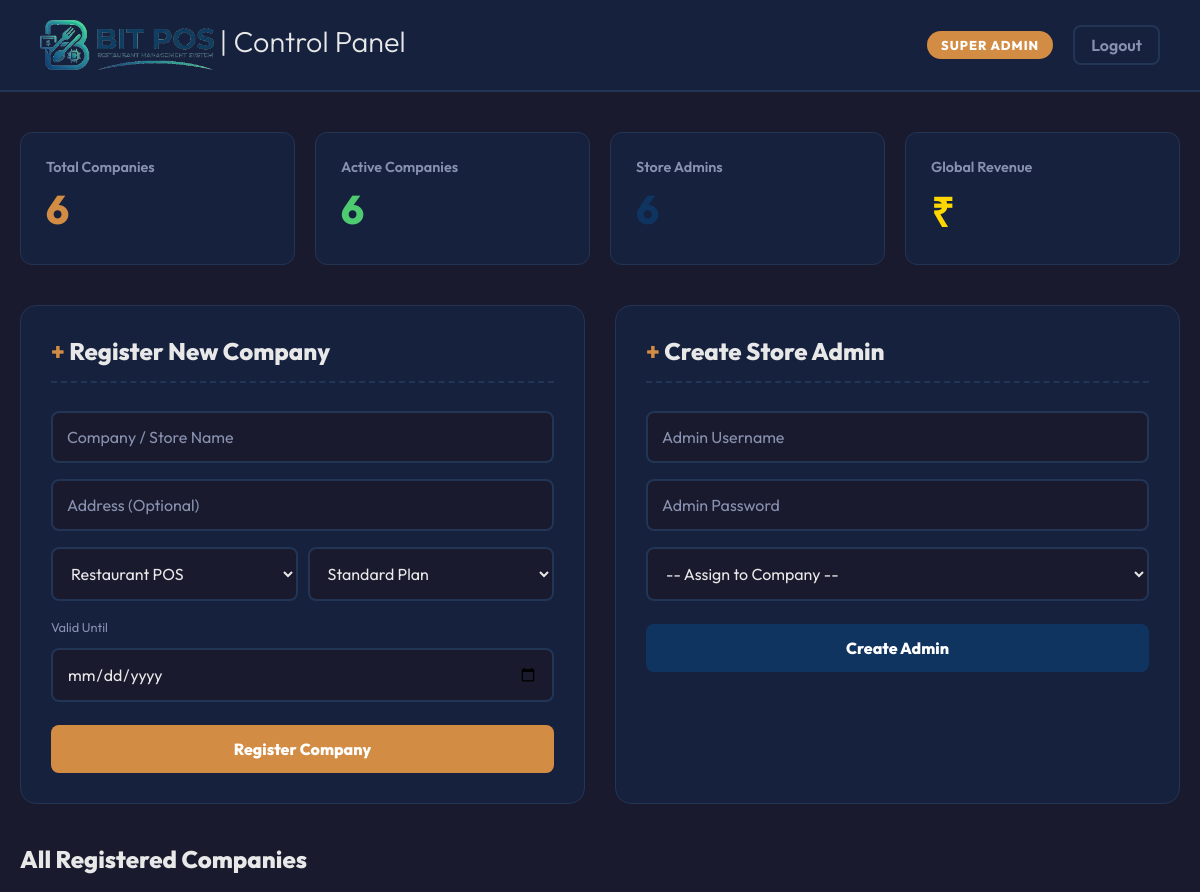
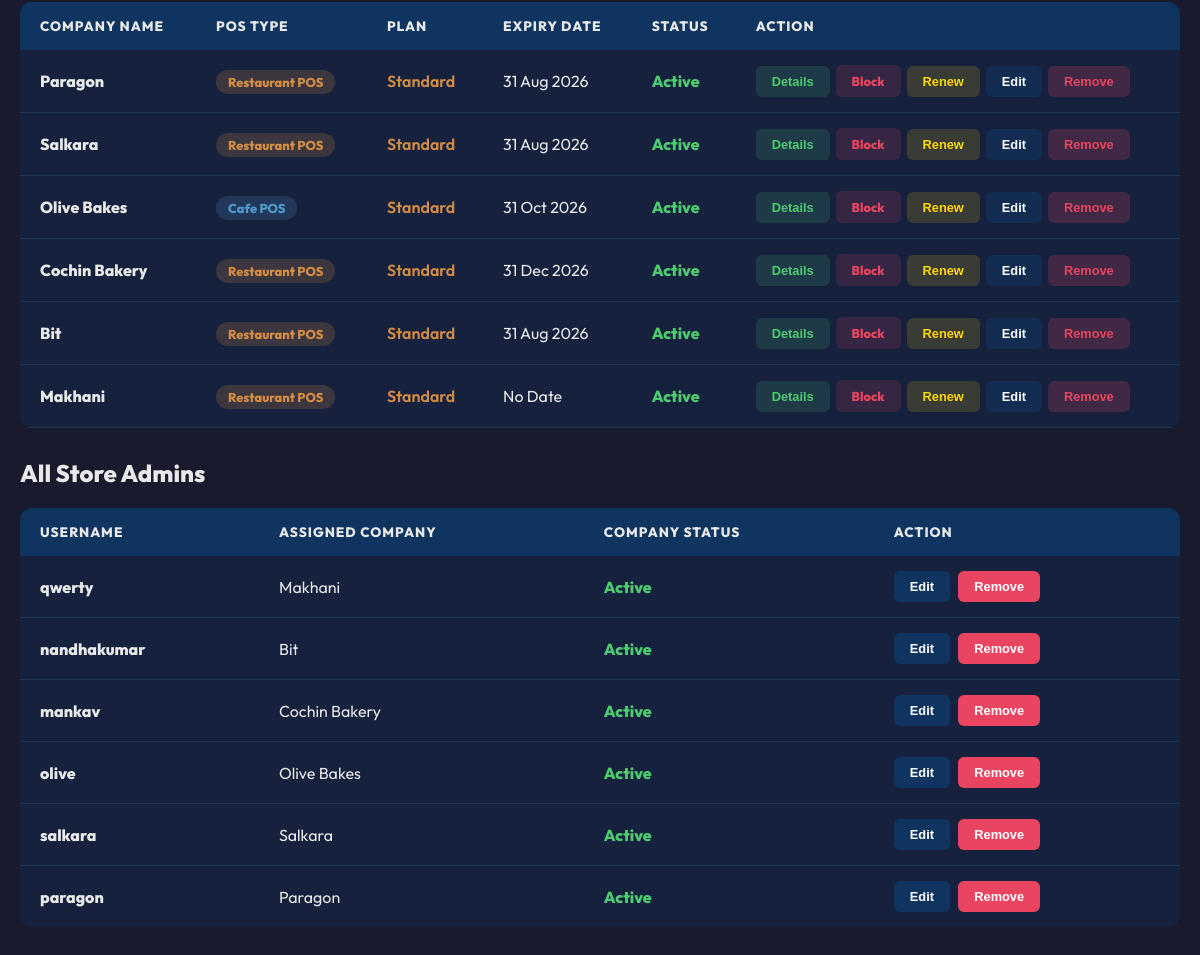
Screenshot of /super-admin/ (signed in) with the database file from the repository (2 pictures, top to bottom).
### core/models.py (models this page shows, shortened)
class Company(models.Model):
    plan_name = models.CharField(max_length=50, default='Standard')
    valid_until = models.DateField(null=True, blank=True)
    name = models.CharField(max_length=200)
    address = models.TextField(blank=True)
    is_active = models.BooleanField(default=True)
    POS_CHOICES = (('restaurant', 'Restaurant POS'), ('cafe', 'Cafe POS'))
    pos_type = models.CharField(max_length=20, choices=POS_CHOICES, default='restaurant')
    created_at = models.DateTimeField(auto_now_add=True)

class UserProfile(models.Model):
    user = models.OneToOneField(User, on_delete=models.CASCADE, related_name='profile')
    company = models.ForeignKey(Company, on_delete=models.CASCADE, null=True, blank=True)
    ROLE_CHOICES = (
        ('admin', 'Store Admin'),
        ('cashier_restaurant', 'Restaurant Cashier'),
        ('cashier_cafe', 'Cafe Cashier'),
    )
    role = models.CharField(max_length=30, choices=ROLE_CHOICES, default='cashier_restaurant')

### core/views.py (the view)
# urls.py: path('super-admin/', views.super_admin_dashboard, name='super_admin_dashboard'),
@login_required(login_url='login_view')
def super_admin_dashboard(request):
    if not request.user.is_superuser:
        return HttpResponseForbidden("Access Denied: Super Admin only.")
    companies = Company.objects.all().order_by('-created_at')
    today = date.today()
    for company in companies:
        if company.valid_until and company.valid_until < today and company.is_active:
            company.is_active = False
            company.save()
    admins = UserProfile.objects.filter(role='admin').select_related('user', 'company')
    active_count = companies.filter(is_active=True).count()
    return render(request, 'core/super_admin.html', {
        'companies': companies,
        'admins': admins,
        'active_count': active_count,
    })

### core/templates/core/super_admin.html (shortened to what this page needs)
<!DOCTYPE html>
<html lang="en">
<head>
</head>
<body>
    <header>
        <div class="logo"><img src="/static/core/images/logo.png" alt="BITPOS" style="height: 50px; vertical-align: middle;"> <span>| Control Panel</span></div>
        <div class="header-right">
            <div class="badge">SUPER ADMIN</div>
            <a href="/logout/" onclick="return confirm('Are you sure you want to logout?');" class="logout-btn">Logout</a>
        </div>
    </header>
    <div class="container">
        <div class="stats-row" style="grid-template-columns: repeat(4, 1fr);">
            <div class="stat-card">
                <div class="stat-label">Total Companies</div>
                <div class="stat-value">{{ companies|length }}</div>
            </div>
            <div class="stat-card">
                <div class="stat-label">Active Companies</div>
                <div class="stat-value" style="color: var(--success)">{{ active_count }}</div>
            </div>
            <div class="stat-card">
                <div class="stat-label">Store Admins</div>
                <div class="stat-value" style="color: var(--accent)">{{ admins|length }}</div>
            </div>
            <div class="stat-card">
                <div class="stat-label">Global Revenue</div>
                <div class="stat-value" style="color: #FFD700">&#8377;{{ global_revenue }}</div>
            </div>
        </div>
        <div class="grid-2">
            <div class="card">
                <h2><span class="icon">+</span> Register New Company</h2>
                <form method="POST" action="/super-admin/create-company/" id="registerCompanyForm">
                    <input type="text" id="company-name-input" name="name" placeholder="Company / Store Name" required autocomplete="off" oninput="checkDuplicateCompany(this)">
                    <input type="text" name="address" placeholder="Address (Optional)">
                    <div style="display: flex; gap: 10px;">
                        <select name="pos_type" style="flex: 1;">
                            <option value="restaurant">Restaurant POS</option>
                        </select>
                        <select name="plan_name" style="flex: 1;">
                            <option value="Standard" selected>Standard Plan</option>
                        </select>
                    </div>
                    <div style="margin-top: 10px;">
                        <label style="font-size: 0.8rem; color: var(--muted); display: block; margin-bottom: 5px;">Valid Until</label>
                        <input type="date" name="valid_until" min="{% now 'Y-m-d' %}" required>
                    </div>
                    <button type="submit" id="register-company-btn" class="btn btn-primary">Register Company</button>
                </form>
            </div>
            <div class="card">
                <h2><span class="icon">+</span> Create Store Admin</h2>
                <form method="POST" action="{% url 'super_admin_create_admin' %}">
                    <input type="text" name="username" placeholder="Admin Username" required>
                    <input type="password" name="password" placeholder="Admin Password" required>
                    <select name="company" required>
                        <option value="">-- Assign to Company --</option>
                    </select>
                    <button type="submit" class="btn btn-accent">Create Admin</button>
                </form>
            </div>
        </div>
        <div class="list-section">
            <h2>All Registered Companies</h2>
            <table>
                <tr>
                    <th>Company Name</th>
                    <th>POS Type</th>
                    <th>Plan</th>
                    <th>Expiry Date</th>
                    <th>Status</th>
                    <th>Action</th>
                </tr>
                {% for comp in companies %}
                <tr>
                    <td style="font-weight: 800">{{ comp.name }}</td>
                    <td>
                        <span class="type-badge {% if comp.pos_type == 'restaurant' %}type-restaurant{% else %}type-cafe{% endif %}">
                            {{ comp.get_pos_type_display }}
                        </span>
                    </td>
                    <td style="font-weight: 600; color: var(--primary)">{{ comp.plan_name }}</td>
                    <td style="color: var(--text)">{{ comp.valid_until|date:"d M Y"|default:"No Date" }}</td>
                    <td>
                        {% if comp.is_active %}
                        <span class="status-active">Active</span>
                        {% else %}
                        <span class="status-blocked">Blocked</span>
                        {% endif %}
                    </td>
                    <td>
                        <div style="display: flex; gap: 6px; align-items: center; flex-wrap: wrap;">
                            <button
                                onclick="viewCompanyDetails(this)"
                                data-name="{{ comp.name|escapejs }}"
                                data-address="{{ comp.address|escapejs }}"
                                data-pos="{{ comp.get_pos_type_display }}"
                                data-plan="{{ comp.plan_name }}"
                                data-valid="{{ comp.valid_until|date:'d M Y'|default:'No Date' }}"
                                data-status="{% if comp.is_active %}Active{% else %}Blocked{% endif %}"
                                data-created="{{ comp.created_at|date:'d M Y' }}"
                                class="toggle-btn" style="background: rgba(78,203,113,0.15); color:#4ECB71;">Details</button>
                            <a href="/super-admin/toggle-company/{{ comp.id }}/" class="toggle-btn {% if comp.is_active %}toggle-block{% else %}toggle-unblock{% endif %}" onclick="return confirm('Change status for this company?');">
                                {% if comp.is_active %}Block{% else %}Unblock{% endif %}
                            </a>
                            <button onclick="toggleRenew('{{ comp.id }}')" class="toggle-btn" style="background:rgba(255,215,0,0.15); color:#FFD700;">Renew</button>
                            <button onclick="openEditCompanyModal('{{ comp.id }}', '{{ comp.name|escapejs }}', '{{ comp.address|escapejs }}', '{{ comp.pos_type }}', '{{ comp.plan_name }}', '{{ comp.valid_until|date:'Y-m-d'|default:'' }}')" class="toggle-btn" style="background:rgba(15,52,96,0.6); color:white;">Edit</button>
                            <form method="POST" action="{% url 'super_admin_delete_company' comp.id %}" style="display:inline;" onsubmit="return confirm('Are you sure you want to permanently remove this company and ALL its data?');">
                                <button type="submit" class="toggle-btn" style="background:rgba(233,69,96,0.2); color:var(--danger);">Remove</button>
                            </form>
                        </div>
                    </td>
                </tr>
                {% empty %}
                <tr><td colspan="5" style="text-align:center; color: var(--muted); padding: 30px;">No companies registered yet</td></tr>
                {% endfor %}
            </table>
        </div>
        <div class="list-section" style="margin-top: 30px;">
            <h2>All Store Admins</h2>
            <table>
                <tr>
                    <th>Username</th>
                    <th>Assigned Company</th>
                    <th>Company Status</th>
                    <th>Action</th>
                </tr>
                {% for profile in admins %}
                <tr>
                    <td style="font-weight: 800">{{ profile.user.username }}</td>
                    <td>{{ profile.company.name|default:"Unassigned" }}</td>
                    <td>
                        {% if profile.company.is_active %}
                        <span class="status-active">Active</span>
                        {% else %}
                        <span class="status-blocked">Blocked</span>
                        {% endif %}
                    </td>
                    <td>
                        <button onclick="openEditAdminModal('{{ profile.user.id }}', '{{ profile.user.username }}', '{{ profile.company.id }}')" class="toggle-btn" style="background:var(--accent); color:white; margin-right:5px;">Edit</button>
                        <form method="POST" action="{% url 'super_admin_create_admin' %}" style="display:inline;" onsubmit="return confirm('Are you sure you want to remove this admin?');">
                            <button type="submit" class="toggle-btn" style="background:var(--danger); color:white;">Remove</button>
                        </form>
                    </td>
                </tr>
                {% empty %}
                <tr><td colspan="4" style="text-align:center; color: var(--muted); padding: 30px;">No store admins created yet</td></tr>
                {% endfor %}
            </table>
        </div>
    </div>
</body>
</html>

### core/templates/core/super_admin.html (style rules this page uses)
:root { --bg: #1A1A2E; --card: #16213E; --primary: #D38C44; --accent: #0F3460; --text: #E8E8E8; --muted: #8892B0; --success: #4ECB71; --danger: #E94560; --border: #233554; }
* { margin: 0; padding: 0; box-sizing: border-box; }
body { font-family: 'Outfit', sans-serif; background: var(--bg); color: var(--text); min-height: 100vh; }
header { background: var(--card); padding: 20px 40px; display: flex; justify-content: space-between; align-items: center; border-bottom: 2px solid var(--border); }
.logo { font-size: 1.8rem; font-weight: 800; color: var(--primary); }
.logo span { color: var(--text); font-weight: 300; }
.header-right { display: flex; align-items: center; gap: 20px; }
.badge { background: var(--primary); color: white; padding: 6px 14px; border-radius: 20px; font-weight: 800; font-size: 0.8rem; letter-spacing: 1px; }
.logout-btn { color: var(--muted); text-decoration: none; font-weight: 600; padding: 8px 16px; border: 2px solid var(--border); border-radius: 8px; transition: 0.2s; }
.container { max-width: 1200px; margin: 40px auto; padding: 0 20px; }
.stats-row { display: grid; grid-template-columns: repeat(3, 1fr); gap: 20px; margin-bottom: 40px; }
.stat-card { background: var(--card); border-radius: 12px; padding: 25px; border: 1px solid var(--border); }
.stat-label { color: var(--muted); font-weight: 600; font-size: 0.9rem; margin-bottom: 8px; }
.stat-value { font-size: 2.5rem; font-weight: 800; color: var(--primary); }
.grid-2 { display: grid; grid-template-columns: 1fr 1fr; gap: 30px; margin-bottom: 40px; }
.card { background: var(--card); border-radius: 16px; padding: 30px; border: 1px solid var(--border); }
.card h2 { color: var(--text); font-weight: 800; margin-bottom: 20px; padding-bottom: 15px; border-bottom: 2px dashed var(--border); }
.card h2 .icon { color: var(--primary); }
input, select { width: 100%; padding: 14px; margin: 8px 0; border-radius: 8px; border: 2px solid var(--border); background: var(--bg); color: var(--text); font-family: 'Outfit', sans-serif; font-size: 1rem; }
input::placeholder { color: var(--muted); }
.btn { width: 100%; padding: 14px; margin-top: 15px; border: none; border-radius: 8px; font-family: 'Outfit', sans-serif; font-weight: 800; font-size: 1rem; cursor: pointer; transition: 0.2s; }
.btn-primary { background: var(--primary); color: white; }
.btn-accent { background: var(--accent); color: white; }
.list-section { margin-top: 40px; }
.list-section h2 { color: var(--text); font-weight: 800; margin-bottom: 20px; }
table { width: 100%; border-collapse: collapse; background: var(--card); border-radius: 12px; overflow: hidden; }
th { background: var(--accent); color: var(--text); text-align: left; padding: 15px 20px; font-weight: 800; font-size: 0.85rem; letter-spacing: 1px; text-transform: uppercase; }
td { padding: 15px 20px; border-bottom: 1px solid var(--border); color: var(--text); }
tr:last-child td { border-bottom: none; }
.status-active { color: var(--success); font-weight: 800; }
.toggle-btn { padding: 8px 16px; border-radius: 6px; border: none; font-weight: 800; font-size: 0.8rem; cursor: pointer; transition: 0.2s; text-decoration: none; }
.toggle-block { background: rgba(233,69,96,0.15); color: var(--danger); }
.type-badge { padding: 4px 12px; border-radius: 20px; font-size: 0.8rem; font-weight: 800; }
.type-restaurant { background: rgba(211,140,68,0.2); color: #D38C44; }
.type-cafe { background: rgba(78,150,203,0.2); color: #4E9BCB; }

### rows the page displays
Company: name "Paragon", pos_type "Restaurant POS", plan_name "Standard", valid_until "31 Aug 2026", is_active "Active"
Company: name "Salkara", pos_type "Restaurant POS", plan_name "Standard", valid_until "31 Aug 2026", is_active "Active"
Company: name "Olive Bakes", pos_type "Cafe POS", plan_name "Standard", valid_until "31 Oct 2026", is_active "Active"
Company: name "Cochin Bakery", pos_type "Restaurant POS", plan_name "Standard", valid_until "31 Dec 2026", is_active "Active"
Company: name "Bit", pos_type "Restaurant POS", plan_name "Standard", valid_until "31 Aug 2026", is_active "Active"
Company: name "Makhani", pos_type "Restaurant POS", plan_name "Standard", valid_until "No Date", is_active "Active"
UserProfile: user.username "qwerty", company.name "Makhani", shows "Active"
UserProfile: user.username "nandhakumar", company.name "Bit", shows "Active"
UserProfile: user.username "mankav", company.name "Cochin Bakery", shows "Active"
UserProfile: user.username "olive", company.name "Olive Bakes", shows "Active"
UserProfile: user.username "salkara", company.name "Salkara", shows "Active"
UserProfile: user.username "paragon", company.name "Paragon", shows "Active"

### other values shown
{{ companies|length }} "6"
{{ active_count }} "6"
